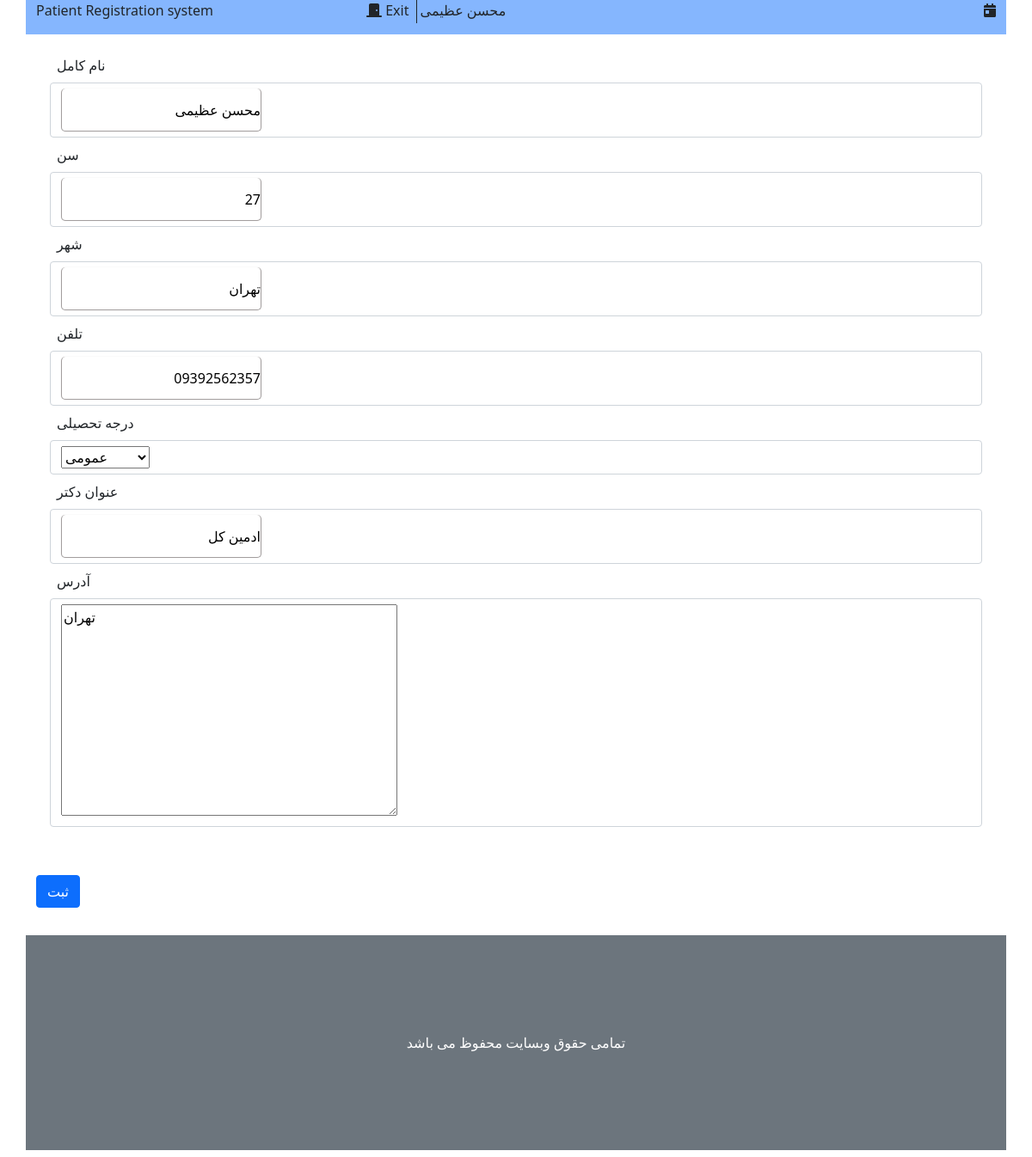
Screenshot of /visit/editDoctorInfo/ (signed in) with the database file from the repository.
### account/models.py (models this page shows, shortened)
class profile(models.Model):
    class Meta:
        verbose_name = 'ساخت حساب دکتر'
        verbose_name_plural = 'ساخت حساب دکتر'
    user = models.OneToOneField(User, on_delete=models.CASCADE, verbose_name='حساب کاربری', null=True)
    fullname = models.CharField('نام کامل', max_length=120, default='')
    age = models.IntegerField('سن', null=True)
    city = models.CharField('شهر', max_length=50, null=True)
    phone = models.CharField('تلفن', max_length=12, null=True)
    Secretary, Doctor, AdminSystem = 0, 1, 2
    role_list = [(Secretary, 'منشی (سطح 0)'), (Doctor, 'دکتر (سطح 1)'), (AdminSystem, 'ادمین سیستم (سطح 3)')]
    role = models.IntegerField('سطح دسترسی', choices=role_list, null=True, default=0, blank=True)
    General, Specialist, SuperSpecialist = 0, 1, 2
    deg = [(General, 'عمومی'), (Specialist, 'تخصص'), (SuperSpecialist, 'فوق تخصص')]
    degree = models.IntegerField('درجه تحصیلی', choices=deg, null=True, blank=True)
    title = models.CharField('عنوان دکتر', null=True, max_length=50)
    address = models.TextField('آدرس', null=True)

### visit/views.py (the view)
# urls.py: path('editDoctorInfo/', edit_info, name='edit_info'),
@login_required
def edit_info(request):
    edit_doctor = EditDoctorInformation(request.POST or None, instance=request.user.profile)
    if request.method == 'POST':
        if edit_doctor.is_valid:
            edit_doctor.save(commit=True)
            return redirect('visit:main_page')
    context = {
        'edit_doctor': edit_doctor,
        'date': time_now
    }
    return render(request, 'visit/edit_info.html', context)

### visit/forms.py
class EditDoctorInformation(forms.ModelForm):
    class Meta:
        model = profile
        exclude = ['user', 'role']

### visit/templates/visit/edit_info.html (shortened to what this page needs)
{% extends "visit/_base.html" %}
{% block main %}
    <form action="" method="post">
        <div class="modal-body">
            <div class="mb-3">
                    {% include "visit/_form.html" with field=edit_doctor.fullname lbl_size=4 %}
                    {% include "visit/_form.html" with field=edit_doctor.age lbl_size=4 %}
                    {% include "visit/_form.html" with field=edit_doctor.city lbl_size=4 %}
                    {% include "visit/_form.html" with field=edit_doctor.phone lbl_size=4 %}
                    {% include "visit/_form.html" with field=edit_doctor.degree lbl_size=4 %}
                    {% include "visit/_form.html" with field=edit_doctor.title lbl_size=4 %}
                    {% include "visit/_form.html" with field=edit_doctor.address lbl_size=4 %}
            </div>
        </div>
        <button class="btn btn-primary my-4" type="submit">ثبت</button>
    </form>
{% endblock %}

### visit/templates/visit/_base.html (shortened to what this page needs)
{% load static %}
<!DOCTYPE html>
<html lang="en">
<head>
    <link rel="stylesheet" href="{% static "visit/css/bootstrap.css" %}">
    <link rel="stylesheet" href="{% static "visit/css/all.css" %}">
</head>
<body>
<div class="container">
    <div class="header">
        <div class="row bg-primary bg-opacity-50">
            <div class="col-4 text-start">
                <p class=""><a href="{% url "visit:main_page" %}" class="text-decoration-none text-dark">Patient Registration system</a></p>
            </div>
            <div class="col-4 center-block">
                {% if user.is_authenticated %}
                    <a class="text-decoration-none border-dark border-end p-1 text-dark" href="{% url "account:logout_view" %}">
                        <i class="fa fa-door-closed"></i>
                        Exit
                    </a>
                    {% if user.profile.fullname == ""%}
                        <span class="p-1"> {{ user.get_username }}</span>
                    {% else %}
                        <span class="p-1">{{ user.profile.fullname }}</span>
                    {% endif %}
                {% endif %}
            </div>
            <div class="col-4 text-end">
            <i class="fa fa-calendar-day"></i>
            </div>
        </div>
    </div>
    <div class="content">
        {% block main %}
        {% endblock %}
    </div>
    <div class="footer">
         <div class="row align-items-center bg-secondary my-2" style="height: 250px">
            <span class="text-center text-white">تمامی حقوق وبسایت محفوظ می باشد</span>
         </div>
    </div>
</div>
</body>
</html>

### visit/templates/visit/_form.html
<label class="col-{{ lbl_size }} m-2" for="{{ field.id_for_label }}">
    {{ field.label }}
</label>
<div class="col-4 inp form-control">
    {{ field }}
</div>

### visit/static/visit/css/all.css (style rules this page uses)
.fa-calendar-day:before { content: "\f783"; }
.fa-door-closed:before { content: "\f52a"; }

### visit/templates/visit/edit_info.html (style rules this page uses)
.inp > input { border: 1px solid #a39e9e; padding: 0; border-top: 0px; box-shadow: 0 0 1px #ccc; height: 50px; border-radius: 5px; direction: rtl; }

### rows the page displays
profile: fullname "محسن عظیمی", age "27", city "تهران", phone "09392562357", degree "عمومی", title "ادمین کل", address "تهران"

### other values shown
{{ user.profile.fullname }} "محسن عظیمی"
{{ field.label }} "نام کامل سن شهر تلفن درجه تحصیلی عنوان دکتر آدرس"
